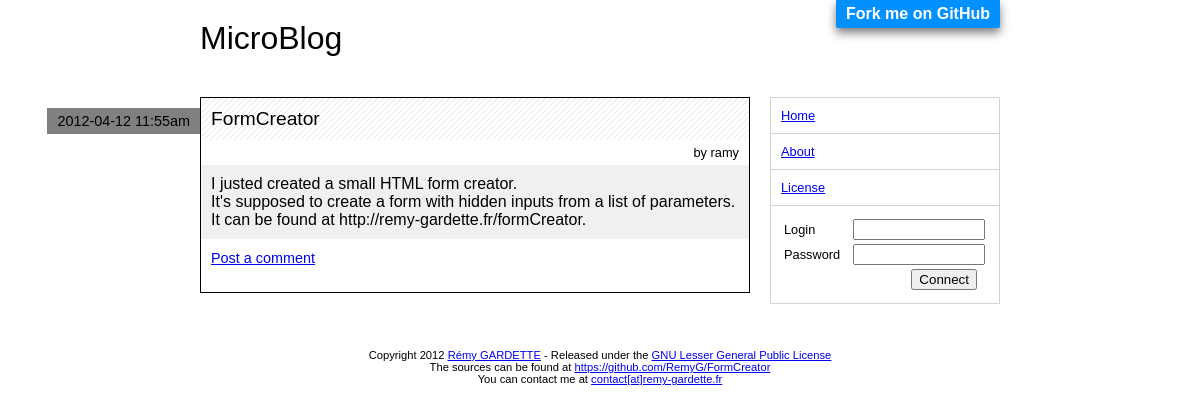
/index.php?module=news&action=show&post=formcreator-9, run on the app's committed database.
### tables this page shows
CREATE TABLE IF NOT EXISTS `posts` (
  `post_id` int(11) NOT NULL AUTO_INCREMENT,
  `post_title` varchar(200) DEFAULT NULL,
  `post_crea_usr_id` int(11) NOT NULL,
  `post_title_url` varchar(200) NOT NULL,
  `post_content` text NOT NULL,
  `post_dt_crea` datetime NOT NULL,
  `post_dt_modif` datetime NOT NULL,
  PRIMARY KEY (`post_id`)
);

CREATE TABLE IF NOT EXISTS `users` (
  `usr_id` int(11) NOT NULL AUTO_INCREMENT,
  `usr_name` varchar(50) NOT NULL,
  `usr_password` varchar(50) NOT NULL,
  `usr_mail` varchar(100) NOT NULL,
  `usr_dt_crea` datetime NOT NULL,
  PRIMARY KEY (`usr_id`)
);

### modeles/User.php (called while the page is built, shortened)
<?php
class User {
	public function __construct($id, $name, $password, $mail, $dt_crea) {
		$this->name = $name;
	}
	public static function getUserById($usr_id) {
		$pdo = PDO2::getInstance();
		$requete = $pdo->prepare("
			SELECT
				usr_id, usr_name, usr_password, usr_mail, usr_dt_crea
			FROM
				users
			WHERE
				usr_id = :usr_id
			;");
		$requete->bindValue(':usr_id', 	$usr_id);
		$requete->execute();
		if ($result = $requete->fetch(PDO::FETCH_ASSOC)) {
			return new User($result['usr_id'], $result['usr_name'], $result['usr_password'], $result['usr_mail'], $result['usr_dt_crea']);
		}
		return null;
	}
}
?>

### modeles/Post.php (called while the page is built, shortened)
<?php
class Post {
	public $title;
	public $content;
	public $dt_crea;
	private $crea_user;
	public function getTitle() {
		return $this->title;
	}
	public function getContent() {
		return $this->content;
	}
	public function getDtCrea() {
		return $this->dt_crea;
	}
	public function getCreaUser() {
		return $this->crea_user;
	}
	public function setCreaUser($crea_user) {
		$this->crea_user = $crea_user;
	}
	public function __construct($id, $crea_usr_id, $title, $title_url, $content, $dt_crea, $dt_modif) {
		$this->title = $title;
		$this->content = $content;
		$this->dt_crea = $dt_crea;
	}
	public static function getPostByTitleUrl($post_title_url) {
		$pdo = PDO2::getInstance();
		$requete = $pdo->prepare("
			SELECT
				post_id, post_crea_usr_id, post_title, post_title_url, post_content, post_dt_crea, post_dt_modif
			FROM
				posts
			WHERE
				post_title_url = :post_title_url
			;");
		$requete->bindValue(':post_title_url', $post_title_url);
		$requete->execute();
		$results = $requete->fetchAll(PDO::FETCH_ASSOC);
		if(sizeof($results == 1)) {
			$result = $results[0];
			$post = new Post($result['post_id'], $result['post_crea_usr_id'], $result['post_title'], $result['post_title_url'], $result['post_content'], new Datetime($result['post_dt_crea']), ($result['post_dt_modif'] != null ? new Datetime($result['post_dt_modif']) : null));
			$post->setCreaUser(User::getUserById($result['post_crea_usr_id']));
			return $post;
		}
		return false;
	}
}
?>

### modules/news/views/view_show.php (the view, shortened to what this page needs)
<div class="content">
	<div class="post">
		<div class="post_date">
			<a href="">
			<?php echo $post->getDtCrea()->format(EN_DT_POST); ?>
			</a>
		</div>
		<?php
		if ($post->getTitle() != null) {
			echo '<div class="post_title"><a href="">'.$post->getTitle().'</a></div>';
		}
		echo '
		<div class="post_content">
		<div class="post_author">
		by '.$post->getCreaUser()->name.'
		</div>
		<div class="post_content_text">
		'.htmlspecialchars_decode(nl2br($post->getContent())).'
		</div>
		';
		echo '</div>';
		?>
		<div class="post_comments">
			<span class="post_action"><a href="javascript:showHideCommentForm()">Post a comment</a></span>
		</div>
	</div>
</div>

### style/style.css (style rules this page uses)
html, body { margin: 0; padding: 0; font-family: 'Lucida Grande', 'Calibri', Helvetica, Arial, sans-serif; }
div.content { float: left; width: 550px; text-align: justify; }

### style/posts.css (style rules this page uses)
div.post { border: 1px solid black; position: relative; margin-bottom: 25px; }
div.post_date { position: absolute; right: 549px; top: 10px; }
div.post_date a { display: block; background: grey; text-align: right; padding: 5px 10px; font-size: 0.9em; white-space: nowrap; text-decoration: none; color: black; }
div.post_title a { display: block; font-size: 1.2em; background:#ffffff url('images/stripes_grey.png') repeat right top; padding: 10px; text-decoration: none; color: black; }
div.post_author { text-align: right; font-size: 0.8em; margin-right: 10px; margin-bottom: 5px; }
div.post_content { text-align: justify; margin-top: 5px; margin-bottom: 10px; padding: 0; }
div.post_content_text { padding: 10px 10px; margin: 0; background: #f0f0f0; }
span.post_action { padding-right: 20px; font-size: 0.9em; }
div.post_comments { margin-bottom: 15px; padding: 10px; padding-top: 0px; }

### data on the page
posts: post_title "FormCreator", post_content "I justed created a small HTML form creator. It's supposed to create a form with hidden inputs from a list of parameters. It can be found at http://remy-gardette.fr/formCreator."
users: usr_name "ramy"

### other printed values
$post->getDtCrea()->format(EN_DT_POST) "2012-04-12 11:55am"
SITE_OWNER "Rémy GARDETTE"
str_replace("@", "[at]", SITE_OWNER_MAIL) "contact[at]remy-gardette.fr"
